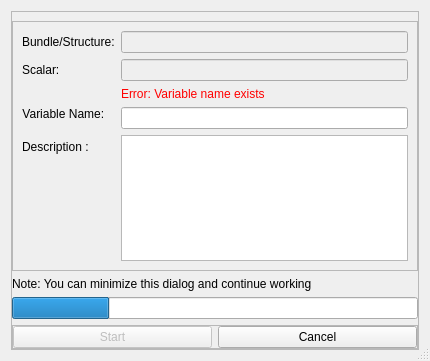
<?xml version="1.0" encoding="UTF-8"?>
<ui version="4.0">
 <class>ExportScalar</class>
 <widget class="QDialog" name="ExportScalar">
  <property name="windowModality">
   <enum>Qt::ApplicationModal</enum>
  </property>
  <property name="geometry">
   <rect>
    <x>0</x>
    <y>0</y>
    <width>430</width>
    <height>361</height>
   </rect>
  </property>
  <property name="windowTitle">
   <string>Export Scalar into DB</string>
  </property>
  <property name="locale">
   <locale language="English" country="UnitedStates"/>
  </property>
  <property name="sizeGripEnabled">
   <bool>true</bool>
  </property>
  <property name="modal">
   <bool>false</bool>
  </property>
  <layout class="QHBoxLayout" name="horizontalLayout">
   <item>
    <widget class="QFrame" name="frame">
     <property name="minimumSize">
      <size>
       <width>340</width>
       <height>0</height>
      </size>
     </property>
     <property name="frameShape">
      <enum>QFrame::StyledPanel</enum>
     </property>
     <property name="frameShadow">
      <enum>QFrame::Raised</enum>
     </property>
     <layout class="QVBoxLayout" name="verticalLayout" stretch="1,0,0,0">
      <property name="leftMargin">
       <number>0</number>
      </property>
      <property name="rightMargin">
       <number>0</number>
      </property>
      <property name="bottomMargin">
       <number>0</number>
      </property>
      <item>
       <widget class="QFrame" name="frame_2">
        <property name="frameShape">
         <enum>QFrame::StyledPanel</enum>
        </property>
        <property name="frameShadow">
         <enum>QFrame::Raised</enum>
        </property>
        <layout class="QFormLayout" name="formLayout">
         <property name="fieldGrowthPolicy">
          <enum>QFormLayout::AllNonFixedFieldsGrow</enum>
         </property>
         <item row="0" column="0">
          <widget class="QLabel" name="label_3">
           <property name="text">
            <string>Bundle/Structure:</string>
           </property>
           <property name="buddy">
            <cstring>struct_name_label</cstring>
           </property>
          </widget>
         </item>
         <item row="0" column="1">
          <widget class="QLineEdit" name="struct_name_label">
           <property name="enabled">
            <bool>false</bool>
           </property>
           <property name="readOnly">
            <bool>true</bool>
           </property>
          </widget>
         </item>
         <item row="1" column="0">
          <widget class="QLabel" name="label_2">
           <property name="text">
            <string>Scalar:</string>
           </property>
           <property name="buddy">
            <cstring>metric_label</cstring>
           </property>
          </widget>
         </item>
         <item row="3" column="0">
          <widget class="QLabel" name="var_name">
           <property name="maximumSize">
            <size>
             <width>16777215</width>
             <height>23</height>
            </size>
           </property>
           <property name="font">
            <font>
             <weight>50</weight>
             <bold>false</bold>
            </font>
           </property>
           <property name="text">
            <string>Variable Name: </string>
           </property>
           <property name="alignment">
            <set>Qt::AlignHCenter|Qt::AlignTop</set>
           </property>
           <property name="buddy">
            <cstring>var_name_input</cstring>
           </property>
          </widget>
         </item>
         <item row="3" column="1">
          <widget class="QLineEdit" name="var_name_input"/>
         </item>
         <item row="6" column="0">
          <widget class="QLabel" name="label">
           <property name="text">
            <string>Description :</string>
           </property>
           <property name="buddy">
            <cstring>var_description</cstring>
           </property>
          </widget>
         </item>
         <item row="6" column="1">
          <widget class="QPlainTextEdit" name="var_description"/>
         </item>
         <item row="1" column="1">
          <widget class="QLineEdit" name="metric_label">
           <property name="enabled">
            <bool>false</bool>
           </property>
           <property name="readOnly">
            <bool>true</bool>
           </property>
          </widget>
         </item>
         <item row="2" column="1">
          <widget class="QLabel" name="error_str">
           <property name="styleSheet">
            <string notr="true">
color: rgb(255, 0, 0);</string>
           </property>
           <property name="text">
            <string>Error: Variable name exists</string>
           </property>
          </widget>
         </item>
        </layout>
       </widget>
      </item>
      <item>
       <widget class="QLabel" name="tip_label">
        <property name="text">
         <string>Note: You can minimize this dialog and continue working</string>
        </property>
       </widget>
      </item>
      <item>
       <widget class="QProgressBar" name="progressBar">
        <property name="value">
         <number>24</number>
        </property>
        <property name="textVisible">
         <bool>false</bool>
        </property>
        <property name="textDirection">
         <enum>QProgressBar::TopToBottom</enum>
        </property>
       </widget>
      </item>
      <item>
       <widget class="QFrame" name="frame_4">
        <property name="frameShape">
         <enum>QFrame::StyledPanel</enum>
        </property>
        <property name="frameShadow">
         <enum>QFrame::Raised</enum>
        </property>
        <layout class="QHBoxLayout" name="horizontalLayout_2">
         <property name="leftMargin">
          <number>0</number>
         </property>
         <property name="topMargin">
          <number>0</number>
         </property>
         <property name="rightMargin">
          <number>0</number>
         </property>
         <property name="bottomMargin">
          <number>0</number>
         </property>
         <item>
          <widget class="QPushButton" name="start_button">
           <property name="enabled">
            <bool>false</bool>
           </property>
           <property name="text">
            <string>Start</string>
           </property>
          </widget>
         </item>
         <item>
          <widget class="QPushButton" name="cancel_button">
           <property name="enabled">
            <bool>true</bool>
           </property>
           <property name="text">
            <string>Cancel</string>
           </property>
          </widget>
         </item>
        </layout>
       </widget>
      </item>
     </layout>
    </widget>
   </item>
  </layout>
 </widget>
 <resources/>
 <connections>
  <connection>
   <sender>cancel_button</sender>
   <signal>pressed()</signal>
   <receiver>ExportScalar</receiver>
   <slot>reject()</slot>
   <hints>
    <hint type="sourcelabel">
     <x>402</x>
     <y>479</y>
    </hint>
    <hint type="destinationlabel">
     <x>368</x>
     <y>-8</y>
    </hint>
   </hints>
  </connection>
 </connections>
</ui>
